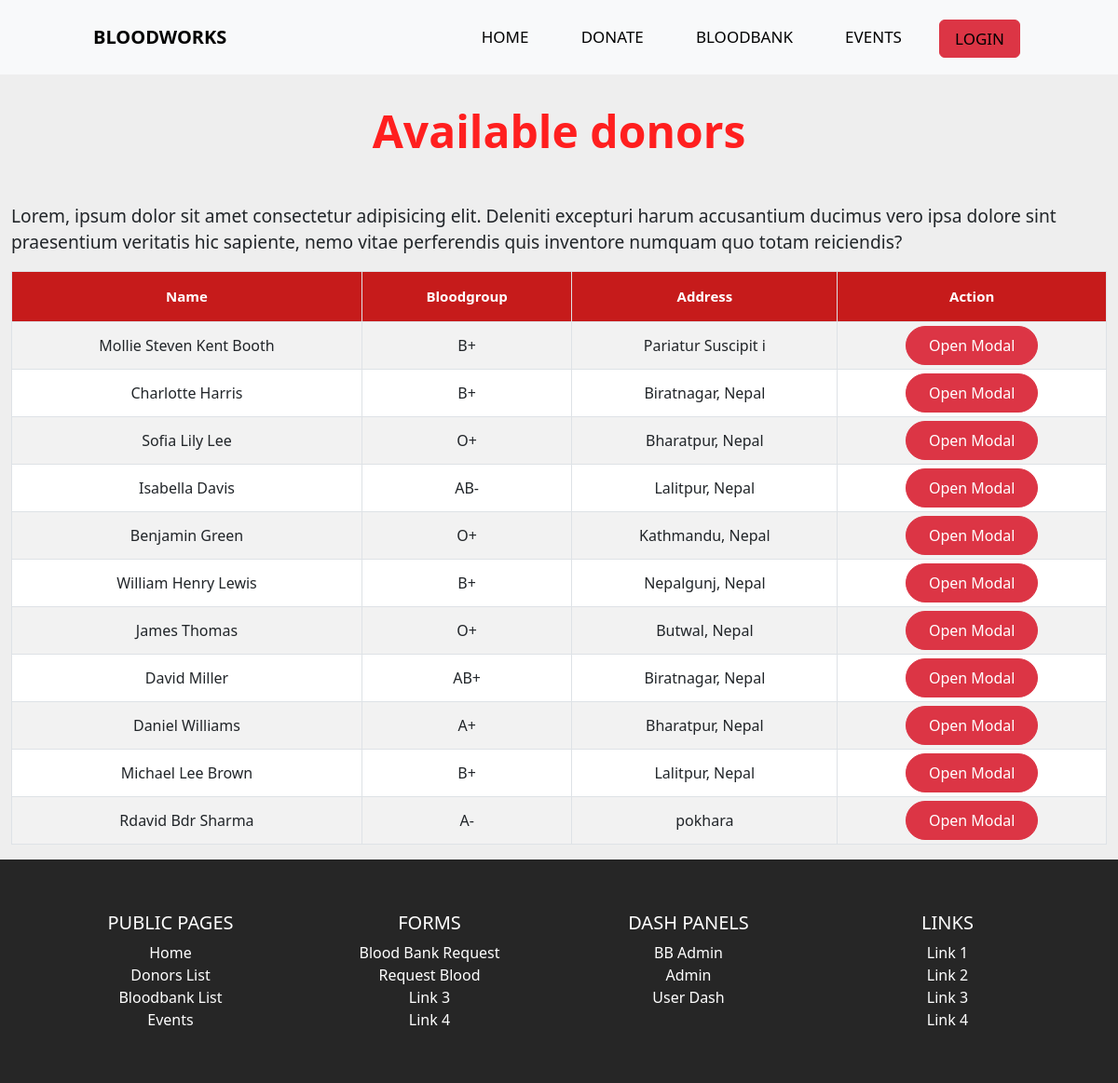
The app's page /donorlist with its own data.
### tables this page shows
CREATE TABLE `user` (
  `id` int(11) NOT NULL,
  `fname` varchar(20) DEFAULT NULL,
  `mname` varchar(20) DEFAULT NULL,
  `lname` varchar(20) DEFAULT NULL,
  `dateofbirth` date DEFAULT NULL,
  `email` varchar(25) DEFAULT NULL,
  `password` varchar(70) DEFAULT NULL,
  `username` varchar(25) DEFAULT NULL,
  `bloodgroup` varchar(5) DEFAULT NULL,
  `donor_availability` varchar(15) DEFAULT NULL,
  `address` varchar(100) DEFAULT NULL,
  `phone_no` varchar(100) DEFAULT NULL,
  `age` int(11) DEFAULT NULL
);

### controllers/DonorList.php (called while the page is built, shortened)
<?php
class Donorlist
{
    public function index($a = "", $b = "", $c = "")
    {
        $donor = $this->donor();
        $data = [
            "donors" => $donor
        ];
        $this->view('donor-list', $data);
    }
    private function donor()
    {
        $donorlist = new Model;
        $donorlist->table = "user";
        $data = [
                "donor_availability" => "Available"
            ];
        $donor_list = $donorlist->where($data);
        return $donor_list;
    }
}

### includes/app.php (called while the page is built, shortened)
<?php
class App
{
    private $method = "index";
    public function splitURL()
    {
        $URL = $_GET['url'] ?? 'home';
        $URL = explode("/", trim($URL, "/"));
        return $URL;
    }
    public function loadController()
    {
        $URL = $this->splitURL();
        if($URL[0] == "dash"){
            if ($URL[0] == "dash" && !isset($URL[1])) {
                $filename = "controllers/Dash"  . ".php";
            } elseif ($URL[0] == "dash" && isset($URL[1])) {
                $filename = "controllers/" . $URL[0] . $URL[1] . ".php";
            }
        }
        elseif ($URL[0] == "admin"  ) {
            if ($URL[0] == "admin" && !isset($URL[1])) {
                $filename = "controllers/Admin"  . ".php";
            } elseif ($URL[0] == "admin" && isset($URL[1])) {
                $filename = "controllers/" . $URL[0] . $URL[1] . ".php";
            }
        }
        elseif ($URL[0] == "bbadmin"  ) {
            if ($URL[0] == "bbadmin" && !isset($URL[1])) {
                $filename = "controllers/bbadmin"  . ".php";
            } elseif ($URL[0] == "bbadmin" && isset($URL[1])) {
                $filename = "controllers/" . $URL[0] . $URL[1] . ".php";
            }
        }
        else{
            $filename = "controllers/" .$URL[0] . ".php";
        }
        if (file_exists($filename)) {
            unset($URL[0]);
        } else {
            $filename = "controllers/_404.php";
            require $filename;
            $this->controller = "_404";
        }
        $controller = new $this->controller;
        $URL = $URL ? array_values($URL) : [];
        call_user_func_array([$controller, $this->method], $URL);
    }
}

### index.php (called while the page is built, shortened)
<?php
$app = new App;
$app->loadController();
?>

### includes/database.php (called while the page is built, shortened)
<?php
trait Database
{
    public function connect()
    {
        $string = "mysql:hostname=" . DBHOST . ";dbname=" . DBNAME;
        $con = new PDO($string, DBUSER, DBPASS);
        return $con;
    }
    public function query($query, $data = [])
    {
        $con = $this->connect();
        $stm = $con->prepare($query);
        $check = $stm->execute($data);
        if ($check) {
            $result = $stm->fetchAll(PDO::FETCH_OBJ);
            if (is_array($result) && count($result)) {
                return $result;
            }
        }
        return false;
    }
}

### includes/models.php (called while the page is built, shortened)
<?php
class Model
{
    public $table = "users";
    protected $limit = '100';
    protected $offset = 0;
    protected $order_type = "desc";
    public $order_column = "id";
    public function where($data, $data_not = [])
    {
        $keys = array_keys($data);
        $query = "select * from $this->table where ";
        foreach ($keys as $key) {
            $query .= $key . " = :" . $key . " && ";
        }
        $query = trim($query, " && ");
        $query .= " order by $this->order_column $this->order_type limit $this->limit offset $this->offset";
        $data = array_merge($data, $data_not);
        return $this->query($query, $data);
    }
}

### views/donor-list.views.php (the view, shortened to what this page needs)
<?php include "header.php"; ?>
<main class="container-xxl top-gap">
    <div class="table-section">
        <h1 class="table-sec-title fw-bold display-5">Available donors</h1>
        <p>Lorem, ipsum dolor sit amet consectetur adipisicing elit. Deleniti excepturi harum accusantium ducimus vero ipsa dolore sint praesentium veritatis hic sapiente, nemo vitae perferendis quis inventore numquam quo totam reiciendis?</p>
        <div style="overflow-x:auto;">
            <table id="datatable" class="table table-hover table-striped table-bordered table-sm" cellspacing=" 0" width="100%">
                <thead>
                    <tr>
                        <th>Name</th>
                        <th>Bloodgroup</th>
                        <th>Address</th>
                        <th>Action</th>
                    </tr>
                </thead>
                <?php if (empty($donors)) {
                    echo "No donor available";
                } else {
                    foreach ($donors as $donor) { ?>
                        <tr>
                            <td><?= $donor->fname . " " . $donor->mname . " " . $donor->lname; ?></td>
                            <td><?= $donor->bloodgroup; ?></td>
                            <td><?= $donor->address; ?></td>
                            <td>
                                <button id="myBtn" class="btn btn-danger">Open Modal</button>
                            </td>
                        </tr>
                <?php
                    }
                }
                ?>
            </table>
        </div>
    </div>
</main>
<?php include "footer.php" ?>

### assets/css/style.css (style rules this page uses)
* { margin: 0; padding: 0; box-sizing: border-box; }
body { background: #eeeeee; }
main { min-height: 100vh; }
.btn { padding: 0.5em 1.5em; border-radius: 2em; }
.table-section { min-height: 100vh; position: relative; }
.table-sec-title { margin: 2rem 0 3rem 0; color: #ff1f1f; text-align: center; }
td, th { padding: 20px; height: 30px; justify-content: center; align-content: center; text-align: center; }
#datatable th { background-color: rgb(198, 27, 27); font-weight: bold; color: white; font-size: 15px; padding: 15px; text-align: center; }
.top-gap { padding-top: 80px; }
@media screen and (min-width: 769px) { p { font-size: 1.2em; } }

### records on screen
user: fname "Mollie", mname "Steven Kent", lname "Booth", bloodgroup "B+", address "Pariatur Suscipit i"
user: fname "Charlotte", lname "Harris", bloodgroup "B+", address "Biratnagar, Nepal"
user: fname "Sofia", mname "Lily", lname "Lee", bloodgroup "O+", address "Bharatpur, Nepal"
user: fname "Isabella", lname "Davis", bloodgroup "AB-", address "Lalitpur, Nepal"
user: fname "Benjamin", lname "Green", bloodgroup "O+", address "Kathmandu, Nepal"
user: fname "William", mname "Henry", lname "Lewis", bloodgroup "B+", address "Nepalgunj, Nepal"
user: fname "James", lname "Thomas", bloodgroup "O+", address "Butwal, Nepal"
user: fname "David", lname "Miller", bloodgroup "AB+", address "Biratnagar, Nepal"
user: fname "Daniel", lname "Williams", bloodgroup "A+", address "Bharatpur, Nepal"
user: fname "Michael", mname "Lee", lname "Brown", bloodgroup "B+", address "Lalitpur, Nepal"
user: fname "Rdavid", mname "Bdr", lname "Sharma", bloodgroup "A-", address "pokhara"
